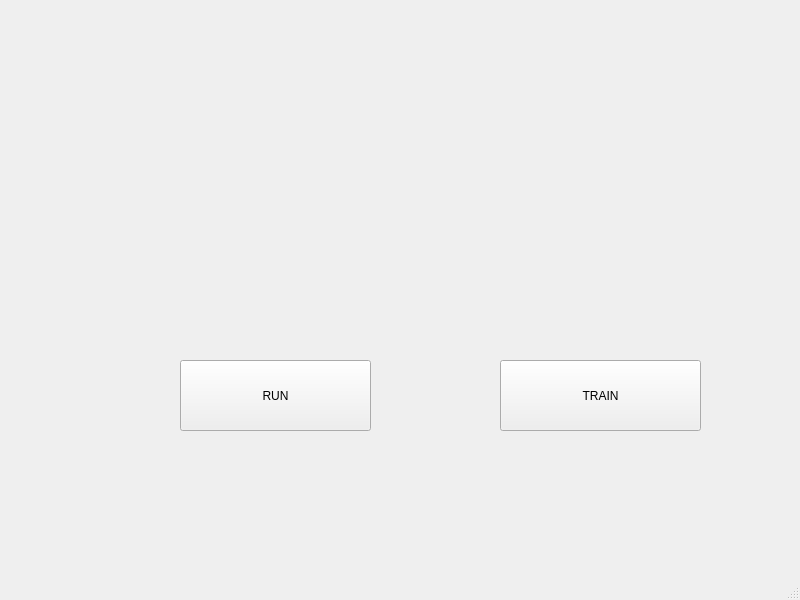
<?xml version="1.0" encoding="UTF-8"?>
<ui version="4.0">
 <class>MainWindow</class>
 <widget class="QMainWindow" name="MainWindow">
  <property name="geometry">
   <rect>
    <x>0</x>
    <y>0</y>
    <width>800</width>
    <height>600</height>
   </rect>
  </property>
  <property name="windowTitle">
   <string>MainWindow</string>
  </property>
  <widget class="QWidget" name="centralwidget">
   <widget class="QPushButton" name="pushButton">
    <property name="geometry">
     <rect>
      <x>180</x>
      <y>360</y>
      <width>191</width>
      <height>71</height>
     </rect>
    </property>
    <property name="text">
     <string>RUN</string>
    </property>
   </widget>
   <widget class="QPushButton" name="pushButton_2">
    <property name="geometry">
     <rect>
      <x>500</x>
      <y>360</y>
      <width>201</width>
      <height>71</height>
     </rect>
    </property>
    <property name="text">
     <string>TRAIN</string>
    </property>
   </widget>
  </widget>
  <widget class="QMenuBar" name="menubar">
   <property name="geometry">
    <rect>
     <x>0</x>
     <y>0</y>
     <width>800</width>
     <height>26</height>
    </rect>
   </property>
  </widget>
  <widget class="QStatusBar" name="statusbar"/>
 </widget>
 <resources/>
 <connections/>
</ui>
